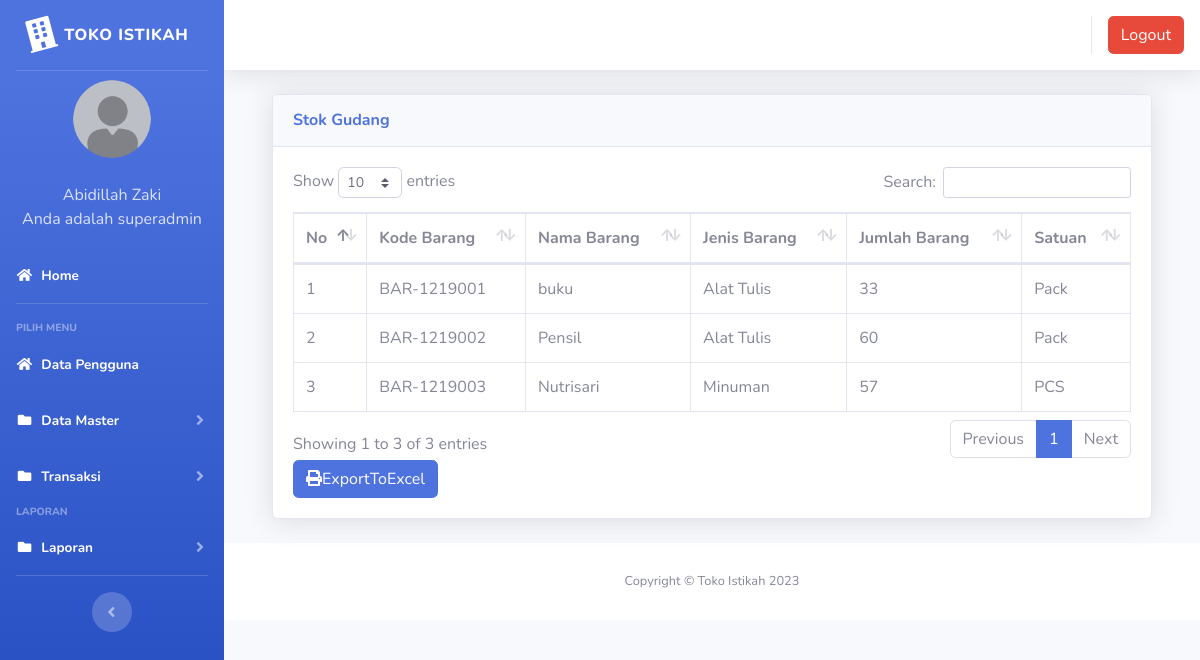
Screenshot of /index3.php?page=laporan_gudang (signed in) with the database file from the repository.
### tables this page shows
CREATE TABLE `users` (
  `id` int(11) NOT NULL,
  `nik` varchar(11) NOT NULL,
  `nama` varchar(100) NOT NULL,
  `alamat` varchar(200) NOT NULL,
  `telepon` varchar(100) NOT NULL,
  `username` varchar(100) NOT NULL,
  `password` varchar(100) NOT NULL,
  `level` varchar(25) NOT NULL DEFAULT 'member',
  `foto` varchar(25) NOT NULL
);

CREATE TABLE `gudang` (
  `id` int(11) NOT NULL,
  `kode_barang` varchar(100) NOT NULL,
  `nama_barang` varchar(100) NOT NULL,
  `jenis_barang` varchar(100) NOT NULL,
  `jumlah` varchar(250) NOT NULL,
  `satuan` varchar(100) NOT NULL
);

### page/laporan/laporan_gudang.php (the view, shortened to what this page needs)
<div class="container-fluid">
  <div class="card shadow mb-4">
    <div class="card-header py-3">
      <h6 class="m-0 font-weight-bold text-primary">Stok Gudang</h6>
    </div>
    <div class="card-body">
      <div class="table-responsive">
        <table class="table table-bordered" id="dataTable" width="100%" cellspacing="0">
        <thead>
                                <tr>
			<th>No</th>
			<th>Kode Barang</th>
			<th>Nama Barang</th>
			<th>Jenis Barang</th>
			<th>Jumlah Barang</th>
			<th>Satuan</th>
                                </tr>
		</thead>
          <tbody>
            <?php
	$no = 1;
	$sql = $koneksi->query("select * from gudang");
	while ($data = $sql->fetch_assoc()) {
	?>
                                <tr>
                                    <td><?php echo $no++; ?></td>
			<td><?php echo $data['kode_barang'] ?></td>
			<td><?php echo $data['nama_barang'] ?></td>
			<td><?php echo $data['jenis_barang'] ?></td>
			<td><?php echo $data['jumlah'] ?></td>
			<td><?php echo $data['satuan'] ?></td>
                                </tr>
	<?php }?>
		   </tbody>
                        </table>
<a href="page/laporan/export_laporan_gudang_excel.php"  class="btn btn-primary" style="margin-top:8 px"><i class="fa fa-print"></i>ExportToExcel</a>
      </div>
    </div>
  </div>
</div>

### index3.php (shortened to what this page needs)
<?php
	$koneksi = new mysqli("localhost","root","","inventori");
	?>
<!DOCTYPE html>
<html lang="en">
<head>
  <link href="vendor/fontawesome-free/css/all.min.css" rel="stylesheet" type="text/css">
  <link href="css/sb-admin-2.min.css" rel="stylesheet">
  <link href="vendor/datatables/dataTables.bootstrap4.min.css" rel="stylesheet">
</head>
<body id="page-top">
  <div id="wrapper">
    <ul class="navbar-nav bg-gradient-primary sidebar sidebar-dark accordion" id="accordionSidebar">
      <a class="sidebar-brand d-flex align-items-center justify-content-center" href="index3.php">
        <div class="sidebar-brand-icon rotate-n-15">
          <i class="fas fa-building"></i>
        </div>
        <div class="sidebar-brand-text mx-2">TOKO ISTIKAH</div>
      </a>
      <hr class="sidebar-divider my-0">
 <?php
   if ($_SESSION['superadmin']) {
	   $user = $_SESSION['superadmin'];
   }
   $sql =$koneksi->query("select * from users where id='$user'");
   $data = $sql->fetch_assoc();
   ?>
    <li class="d-flex align-items-center justify-content-center">
        <a class="nav-link">
		 <img src="img/<?php echo $data['foto']?>" class="img-circle" width="80" alt="User"/></a>
	  </li>
		 <li class="nav-item ">
        <a class="nav-link">
         	<div class="d-flex align-items-center justify-content-center" class="name">  <?php echo  $data['nama'];?></div></font>
			<div class="d-flex align-items-center justify-content-center" class="email">Anda adalah <?php echo $data['level'];?></div>
		 </a>
      </li>
      <li class="nav-item active">
        <a class="nav-link" href="?page=home3">
          <i class="fas fa-fw fa-home"></i>
          <span>Home</span></a>
      </li>
      <hr class="sidebar-divider">
      <div class="sidebar-heading">
        Pilih Menu
      </div>
	    <li class="nav-item active">
        <a class="nav-link" href="?page=pengguna">
          <i class="fas fa-fw fa-home"></i>
          <span>Data Pengguna</span></a>
      </li>
	   <li class="nav-item active">
        <a class="nav-link collapsed" href="#" data-toggle="collapse" data-target="#collapseData" aria-expanded="true" aria-controls="collapseData">
          <i class="fas fa-fw fa-folder"></i>
          <span>Data Master</span>
        </a>
      </li>
	    <li class="nav-item active">
        <a class="nav-link collapsed" href="#" data-toggle="collapse" data-target="#collapsePages" aria-expanded="true" aria-controls="collapsePages">
          <i class="fas fa-fw fa-folder"></i>
          <span>Transaksi</span>
        </a>
      </li>
      <div class="sidebar-heading">
        Laporan
      </div>
	     <li class="nav-item active">
        <a class="nav-link collapsed" href="#" data-toggle="collapse" data-target="#collapseLaporan" aria-expanded="true" aria-controls="collapseLaporan">
          <i class="fas fa-fw fa-folder"></i>
          <span>Laporan</span>
        </a>
      </li>
      <hr class="sidebar-divider d-none d-md-block">
      <div class="text-center d-none d-md-inline">
        <button class="rounded-circle border-0" id="sidebarToggle"></button>
      </div>
    </ul>
    <div id="content-wrapper" class="d-flex flex-column">
      <div id="content">
        <nav class="navbar navbar-expand navbar-light bg-white topbar mb-4 static-top shadow">
          <ul class="navbar-nav ml-auto">
            <li class="nav-item dropdown no-arrow">
			 <div class="top-menu">
        <ul class="nav pull-right top-menu">
           <li><a onclick="return confirm('Apakah anda yakin akan logout?')" class="btn btn-danger" class="logout" href="logout.php">Logout</a></li>
        </ul>
      </div>
            </li>
          </ul>
        </nav>
        <div class="container-fluid">
		 <section class="content">
		      <?php
			   $page = $_GET['page'];
			   $aksi = $_GET['aksi'];
				   if ($page == "laporan_gudang") {
				   if ($aksi == "") {
					   include "page/laporan/laporan_gudang.php";
				   }
			   }
			   ?>
    </section>
</div>
      <footer class="sticky-footer bg-white">
        <div class="container my-auto">
          <div class="copyright text-center my-auto">
            <span>Copyright &copy; Toko Istikah 2023</span>
          </div>
        </div>
      </footer>
    </div>
  </div>
  </div>
</body>
</html>

### rows the page displays
users: foto (placeholder picture), nama "Abidillah Zaki", level "superadmin"
gudang: kode_barang "BAR-1219001", nama_barang "buku", jenis_barang "Alat Tulis", jumlah "33", satuan "Pack"
gudang: kode_barang "BAR-1219002", nama_barang "Pensil", jenis_barang "Alat Tulis", jumlah "60", satuan "Pack"
gudang: kode_barang "BAR-1219003", nama_barang "Nutrisari", jenis_barang "Minuman", jumlah "57", satuan "PCS"
